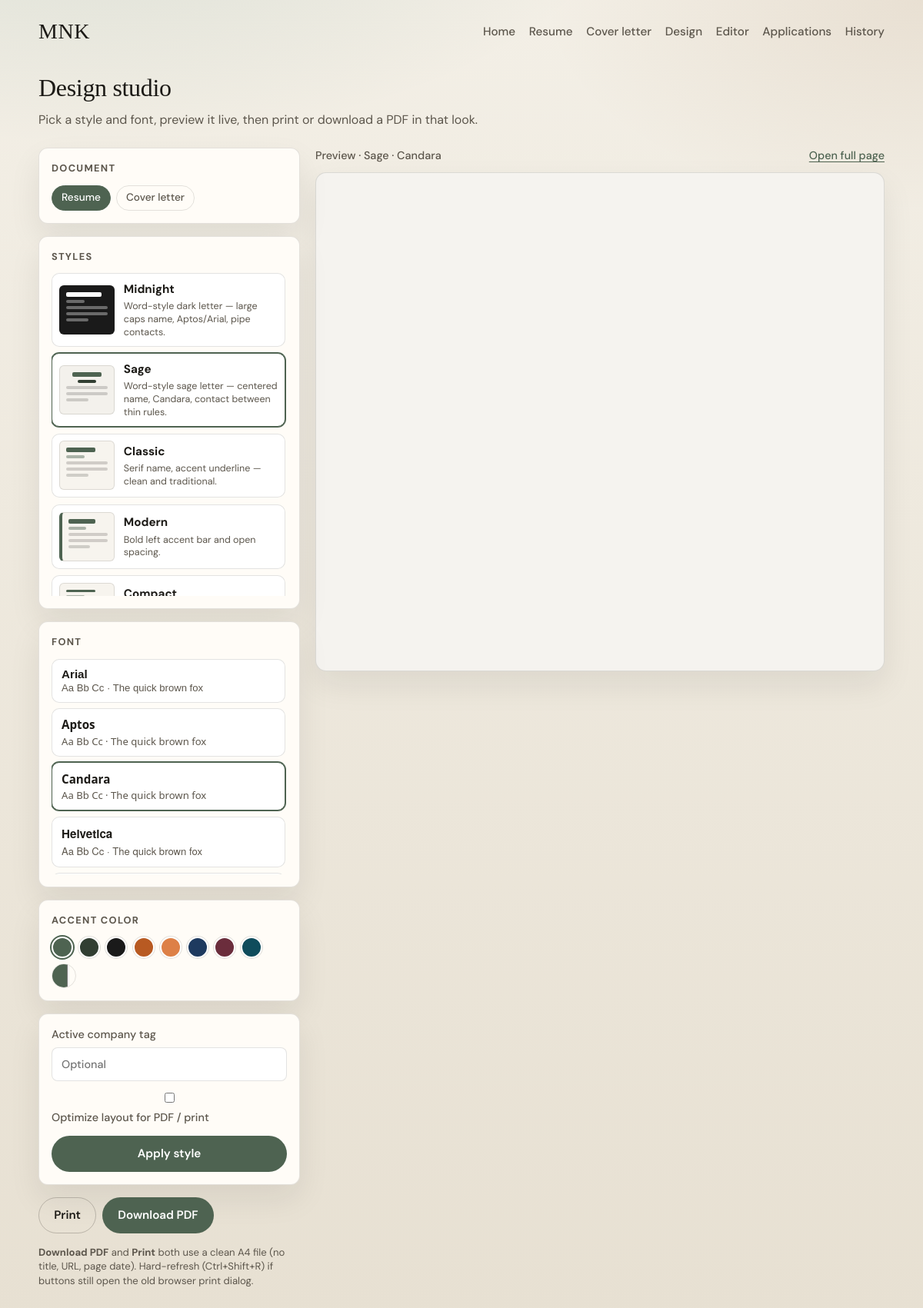
Screenshot of /design.php with the database file from the repository.
### tables this page shows
CREATE TABLE settings (
  `key` VARCHAR(64) NOT NULL PRIMARY KEY,
  `value` TEXT NOT NULL
);

### src/App.php (called while the page is built, shortened)
<?php
final class App
{
    public static function setting(string $key, ?string $default = null): ?string
    {
        $stmt = Db::pdo()->prepare('SELECT `value` FROM settings WHERE `key` = ? LIMIT 1');
        $stmt->execute([$key]);
        $row = $stmt->fetch();
        return (string) $row['value'];
    }
    public static function e(?string $value): string
    {
        return htmlspecialchars((string) $value, ENT_QUOTES | ENT_SUBSTITUTE, 'UTF-8');
    }
    public static function themes(): array
    {
        return [
            'midnight' => [
                'label' => 'Midnight',
                'blurb' => 'Word-style dark letter — large caps name, Aptos/Arial, pipe contacts.',
            ],
            'sage' => [
                'label' => 'Sage',
                'blurb' => 'Word-style sage letter — centered name, Candara, contact between thin rules.',
            ],
            'classic' => [
                'label' => 'Classic',
                'blurb' => 'Serif name, accent underline — clean and traditional.',
            ],
            'modern' => [
                'label' => 'Modern',
                'blurb' => 'Bold left accent bar and open spacing.',
            ],
            'compact' => [
                'label' => 'Compact',
                'blurb' => 'Tighter type for one-page applications.',
            ],
            'sidebar' => [
                'label' => 'Sidebar',
                'blurb' => 'Colored side column for contact and name.',
            ],
            'executive' => [
                'label' => 'Executive',
                'blurb' => 'Clean left-aligned layout with refined rules — formal and sharp.',
            ],
            'company' => [
                'label' => 'Company tint',
                'blurb' => 'Soft brand wash using your accent color.',
            ],
            'banner' => [
                'label' => 'Banner',
                'blurb' => 'Full-width accent header band with white name.',
            ],
            'split' => [
                'label' => 'Split',
                'blurb' => 'Two-tone header with name left and contacts right.',
            ],
            'minimal' => [
                'label' => 'Minimal',
                'blurb' => 'Quiet typography, almost no decoration.',
            ],
            'slate' => [
                'label' => 'Slate',
                'blurb' => 'Dark slate header strip for strong contrast.',
            ],
            'serif' => [
                'label' => 'Editorial',
                'blurb' => 'Large serif headlines with editorial section titles.',
            ],
            'cards' => [
                'label' => 'Cards',
                'blurb' => 'Each section sits in a soft bordered card.',
            ],
        ];
    }
    public static function themeKeys(): array
    {
        return array_keys(self::themes());
    }
    public static function themeLabel(string $key): string
    {
        return self::themes()[$key]['label'] ?? ucfirst($key);
    }
    public static function fontKeys(): array
    {
        return array_keys(self::fonts());
    }
    public static function fontLabel(string $key): string
    {
        return self::fonts()[$key]['label'] ?? ucfirst($key);
    }
    public static function resolveFont(?string $font): string
    {
        $font = $font ?: (self::setting('font_family', 'candara') ?: 'candara');
        return in_array($font, self::fontKeys(), true) ? $font : 'candara';
    }
    public static function resolveTheme(?string $theme): string
    {
        $theme = $theme ?: (self::setting('theme', 'sage') ?: 'sage');
        return in_array($theme, self::themeKeys(), true) ? $theme : 'sage';
    }
    public static function resolveAccent(?string $accent): string
    {
        $accent = $accent ?: (self::setting('accent_color', '#4E6351') ?: '#4E6351');
        return preg_match('/^#[0-9A-Fa-f]{6}$/', $accent) ? $accent : '#4E6351';
    }
    public static function colorPresets(): array
    {
        return [
            '#4E6351' => 'Sage',
            '#313E32' => 'Forest ink',
            '#1a1a1a' => 'Midnight',
            '#B85A22' => 'Terracotta',
            '#DD8047' => 'Copper',
            '#1e3a5f' => 'Navy',
            '#6b2d3c' => 'Wine',
            '#0f4c5c' => 'Teal',
        ];
    }
}

### src/Db.php (called while the page is built, shortened)
<?php
final class Db
{
    private static ?PDO $pdo = null;
    public static function pdo(): PDO
    {
        if (self::$pdo instanceof PDO) {
            return self::$pdo;
        }
        $url = getenv('DATABASE_URL') ?: '';
        $parts = parse_url($url);
        $dbName = ltrim($parts['path'], '/');
        $host = $parts['host'];
        $port = $parts['port'] ?? 3306;
        $user = $parts['user'] ?? 'db';
        $pass = $parts['pass'] ?? 'db';
        $dsn = sprintf('mysql:host=%s;port=%d;dbname=%s;charset=utf8mb4', $host, $port, $dbName);
        self::$pdo = new PDO($dsn, $user, $pass, [
            PDO::ATTR_ERRMODE => PDO::ERRMODE_EXCEPTION,
            PDO::ATTR_DEFAULT_FETCH_MODE => PDO::FETCH_ASSOC,
            PDO::ATTR_EMULATE_PREPARES => false,
        ]);
        return self::$pdo;
    }
}

### public/design.php (the view, shortened to what this page needs)
<?php
require_once dirname(__DIR__) . '/src/layout.php';
$doc = ($_GET['doc'] ?? 'resume') === 'cover' ? 'cover' : 'resume';
$theme = App::resolveTheme($_GET['theme'] ?? null);
$accent = App::resolveAccent($_GET['accent'] ?? null);
$font = App::resolveFont($_GET['font'] ?? null);
$pdfMode = (App::setting('pdf_mode', '0') ?: '0') === '1';
$activeCompany = App::setting('active_company', '') ?: '';
$previewPath = $doc === 'cover' ? '/cover-letter.php' : '/resume.php';
$q = 'theme=' . urlencode($theme) . '&accent=' . urlencode($accent) . '&font=' . urlencode($font);
?>
<main class="design-studio" data-design-studio
      data-doc="<?= App::e($doc) ?>"
      data-theme="<?= App::e($theme) ?>"
      data-accent="<?= App::e($accent) ?>"
      data-font="<?= App::e($font) ?>">
  <header class="page-head">
    <h1>Design studio</h1>
    <p>Pick a style and font, preview it live, then print or download a PDF in that look.</p>
  </header>
  <div class="studio-layout">
    <aside class="studio-controls no-print">
      <div class="studio-block">
        <h2>Document</h2>
        <div class="doc-toggle" role="tablist">
          <a class="chip<?= $doc === 'resume' ? ' is-active' : '' ?>" href="/design.php?doc=resume&amp;<?= App::e($q) ?>">Resume</a>
          <a class="chip<?= $doc === 'cover' ? ' is-active' : '' ?>" href="/design.php?doc=cover&amp;<?= App::e($q) ?>">Cover letter</a>
        </div>
      </div>
      <div class="studio-block">
        <h2>Styles</h2>
        <div class="style-grid" role="listbox" aria-label="Resume styles">
          <?php foreach (App::themes() as $key => $meta): ?>
            <button type="button"
                    class="style-card<?= $theme === $key ? ' is-selected' : '' ?>"
                    data-theme-pick="<?= App::e($key) ?>"
                    aria-pressed="<?= $theme === $key ? 'true' : 'false' ?>">
              <span class="style-thumb theme-<?= App::e($key) ?>" aria-hidden="true">
                <span class="thumb-line thumb-name"></span>
                <span class="thumb-line thumb-sub"></span>
                <span class="thumb-line"></span>
                <span class="thumb-line"></span>
                <span class="thumb-line short"></span>
              </span>
              <span class="style-meta">
                <strong><?= App::e($meta['label']) ?></strong>
                <small><?= App::e($meta['blurb']) ?></small>
              </span>
            </button>
          <?php endforeach; ?>
        </div>
      </div>
      <div class="studio-block">
        <h2>Font</h2>
        <div class="font-grid" role="listbox" aria-label="Document fonts">
          <?php foreach (App::fonts() as $key => $meta): ?>
            <button type="button"
                    class="font-card<?= $font === $key ? ' is-selected' : '' ?>"
                    data-font-pick="<?= App::e($key) ?>"
                    aria-pressed="<?= $font === $key ? 'true' : 'false' ?>"
                    style="font-family: <?= App::e($meta['stack']) ?>">
              <strong><?= App::e($meta['label']) ?></strong>
              <span>Aa Bb Cc · The quick brown fox</span>
            </button>
          <?php endforeach; ?>
        </div>
      </div>
      <div class="studio-block">
        <h2>Accent color</h2>
        <div class="color-presets">
          <?php foreach (App::colorPresets() as $hex => $name): ?>
            <button type="button"
                    class="color-swatch<?= strcasecmp($accent, $hex) === 0 ? ' is-selected' : '' ?>"
                    data-accent-pick="<?= App::e($hex) ?>"
                    title="<?= App::e($name) ?>"
                    style="--swatch: <?= App::e($hex) ?>"
                    aria-label="<?= App::e($name) ?>"></button>
          <?php endforeach; ?>
          <label class="color-custom" title="Custom color">
            <input type="color" data-accent-custom value="<?= App::e($accent) ?>" aria-label="Custom accent color">
          </label>
        </div>
      </div>
      <form method="post" class="studio-block studio-save" data-design-form>
        <label>
          Active company tag
          <input type="text" name="active_company" value="<?= App::e($activeCompany) ?>" placeholder="Optional">
        </label>
        <label class="check">
          <input type="checkbox" name="pdf_mode" value="1"<?= $pdfMode ? ' checked' : '' ?>>
          Optimize layout for PDF / print
        </label>
        <button type="submit" class="btn btn-primary">Apply style</button>
      </form>
      <div class="studio-actions">
        <button type="button" class="btn btn-secondary" data-studio-print>Print</button>
        <button type="button" class="btn btn-primary" data-studio-pdf>Download PDF</button>
      </div>
      <p class="studio-hint"><strong>Download PDF</strong> and <strong>Print</strong> both use a clean A4 file (no title, URL, page date). Hard-refresh (Ctrl+Shift+R) if buttons still open the old browser print dialog.</p>
    </aside>
    <section class="studio-preview">
      <div class="preview-bar no-print">
        <span data-preview-label>Preview · <?= App::e(App::themeLabel($theme)) ?> · <?= App::e(App::fontLabel($font)) ?></span>
        <a data-open-full href="<?= App::e($previewPath) ?>?<?= App::e($q) ?>&amp;pdf=1" target="_blank" rel="noopener">Open full page</a>
      </div>
      <div class="preview-frame-wrap">
        <iframe
          title="Document preview"
          class="preview-frame"
          data-preview-frame
          src="<?= App::e($previewPath) ?>?embed=1&amp;<?= App::e($q) ?>&amp;pdf=1"></iframe>
      </div>
    </section>
  </div>
</main>

### rows the page displays
settings: label "Sage", blurb "Word-style sage letter — centered name, Candara, contact between thin rules.", value "Sage"

### other values shown
App::e($meta['label']) "Midnight"
App::e($meta['blurb']) "Word-style dark letter — large caps name, Aptos/Arial, pipe contacts."
App::e($meta['label']) "Classic"
App::e($meta['blurb']) "Serif name, accent underline — clean and traditional."
App::e($meta['label']) "Modern"
App::e($meta['blurb']) "Bold left accent bar and open spacing."
App::e($meta['label']) "Arial"
App::e($meta['label']) "Aptos"
App::e($meta['label']) "Candara"
App::e($meta['label']) "Helvetica"
App::e(App::fontLabel($font)) "Candara"
